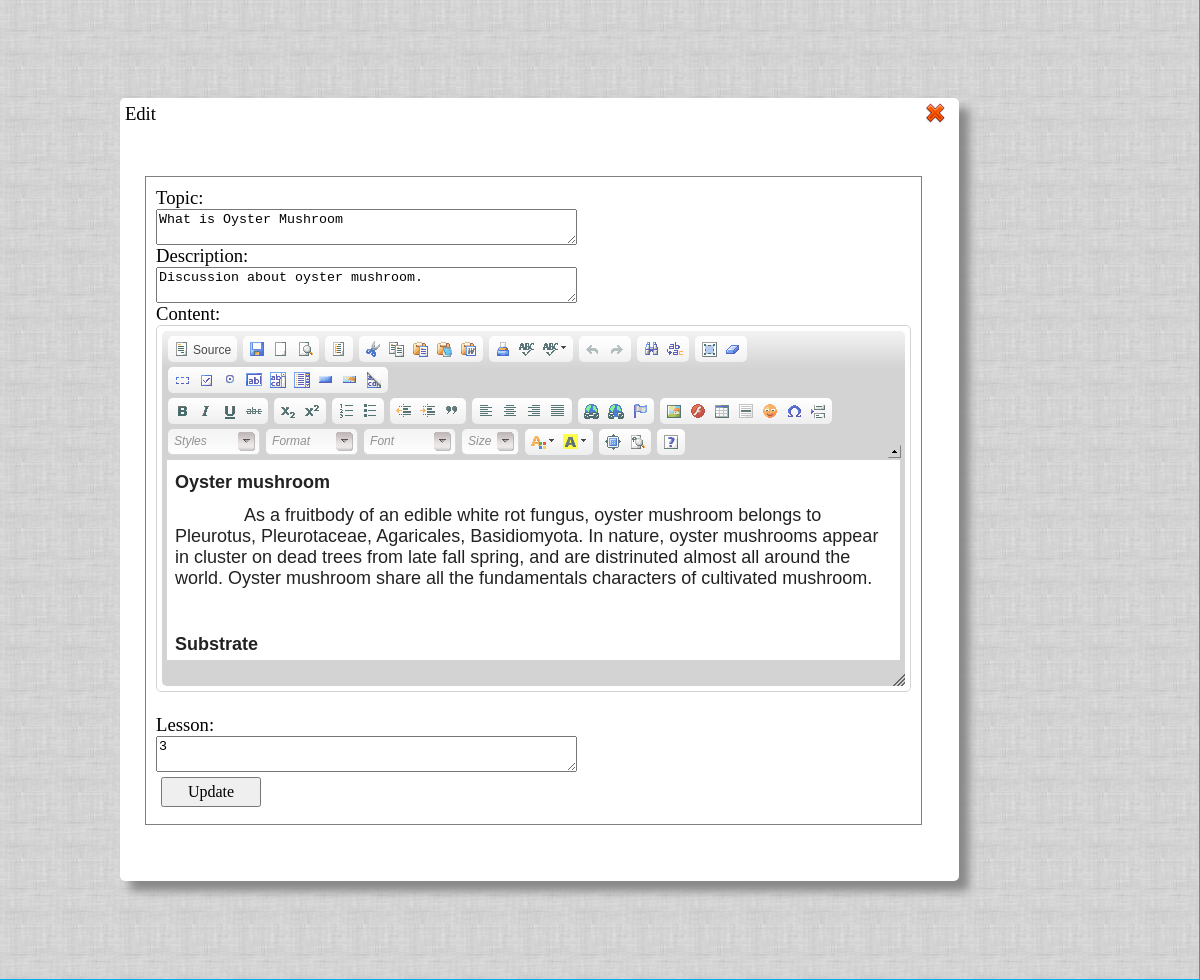
Screenshot of /navigator/edit-module.php?id=22 with the database file from the repository.
### tables this page shows
CREATE TABLE `module` (
  `id` int(11) NOT NULL AUTO_INCREMENT,
  `topic` varchar(45) DEFAULT NULL,
  `description` text,
  `content` text,
  `lesson` int(11) DEFAULT NULL,
  PRIMARY KEY (`id`)
);

### navigator/edit-module.php (the view, shortened to what this page needs)
<html>
	<head>
				<link rel = "stylesheet" href = "../styles/home-style2.css" type = "text/css"/>
	</head>
	<body>
		<div id = "body">
		<div id = "edit-view">
			<div id="head">Edit</div>
				<div id="content">
					<form action="edit-module.php" method="post">
					<?php
					$module_id = $_GET['id'];
					$result=mysql_query("SELECT * FROM module where id = ".$module_id."");
						while($row = mysql_fetch_array($result))
						  {
							echo "Topic:<br /><input type = \"text\" value=\"".$row['id']."\" name = \"m_id\"  id = \"hidden\"/>".
							"<textarea  cols = \"50%\" rows = \"2\" name = \"topic\">".$row['topic']."</textarea>".
							"<br />".
							"Description:".
							"<br />".
							"<textarea   cols = \"50%\" rows = \"2\" name = \"description\">".$row['description']."</textarea>".
							"<br />".
							"Content:".
							"<br />".
							"<textarea   cols = \"50%\" rows = \"2\"  class=\"ckeditor\" name = \"content\">".$row['content']."</textarea>".
							"<br />".
							"Lesson:".
							"<br />".
							"<textarea cols = \"50%\" rows = \"2\" name = \"lesson\">".$row['lesson']."</textarea>".
							"<br />";
						  }
						?>
						<input type = "submit" value = "Update" id = "update"/>
						</form>
				</div>
			<a href="admin-module.php" id ="close"></a>
		</div>
		</div>
	</body>
</html>

### styles/home-style2.css (style rules this page uses)
body { margin: 0px; padding: 0px; background-color: 00aff0; }

### editor/contents.css (style rules this page uses)
body { font-family: Arial, Verdana, sans-serif; font-size: 12px; color: #222; background-color: #fff; }
html { _overflow-y: scroll }
img, input, textarea { cursor: default; }

### navigator/edit-module.php (style rules this page uses)
#body { background-image:url("../images/design/main-bg.png"); position: absolute; top: 0px; left: 0px; width: 99.9%; height: 99.9%; }
#edit-view { position: absolute; top: 10%; left: 10%; width: 70%; height: 80%; background-color: white; border-radius: 5px 5px; box-shadow: 10px 10px 10px #888888; }
#head { height: 30px; font-size: 14pt; font-family: Tahoma; padding: 5px; }
#content { font-size: 14pt; font-family: Tahoma; border: 1px solid gray; height: 80%; width: 90%; position: absolute; top: 10%; left: 3%; padding: 10px; overflow: scroll; }
#close { position: absolute; top:5px; left:96%; width: 20px; height: 21px; background-image:url("../images/icon/close-icon.png"); }
#update { font-family: Tahoma; font-size: 12pt; margin: 5px; width: 100px; height: 30px; }

### rows the page displays
module: topic "What is Oyster Mushroom", description "Discussion about oyster mushroom.", lesson "3"
